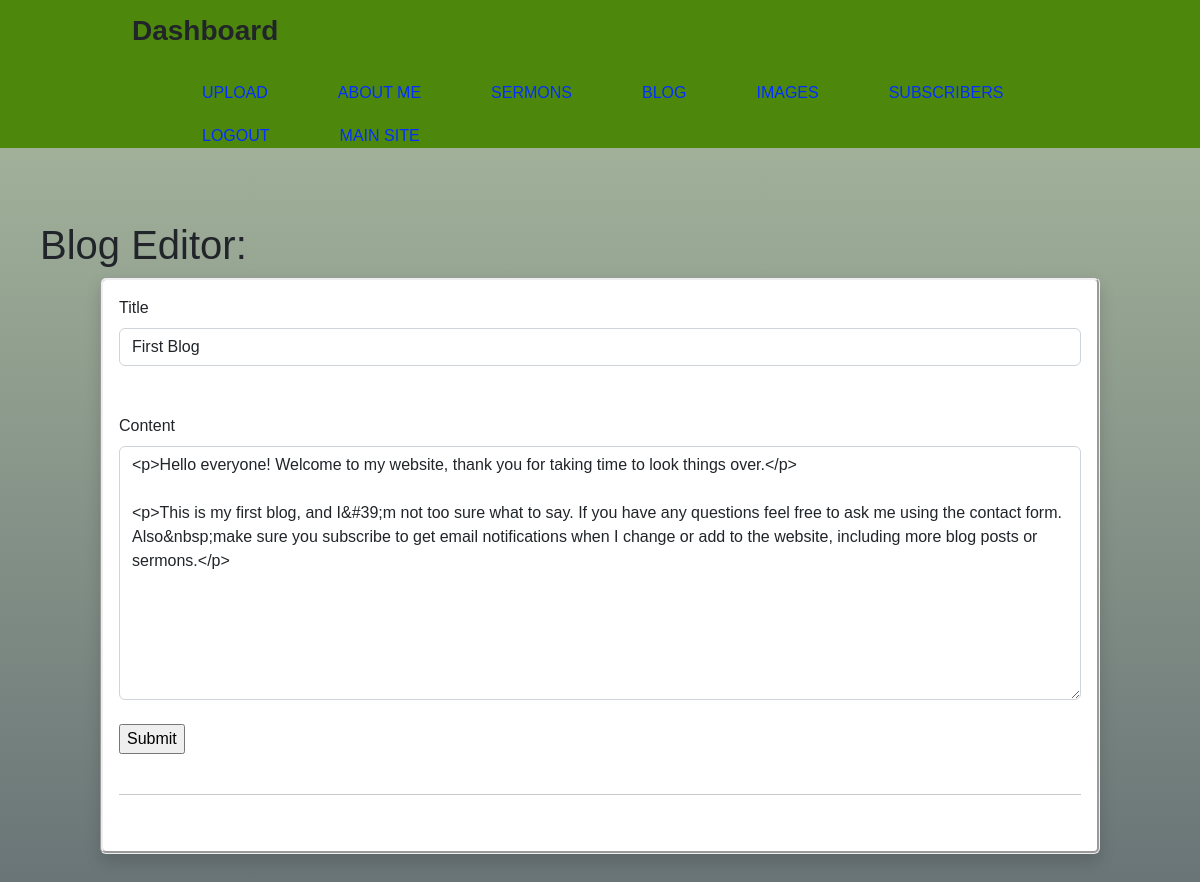
/dash-blog/edit/1 (signed in), run on the app's committed database.
### website/models.py (models this page shows)
class Blog(db.Model):
    id = db.Column(db.Integer, primary_key=True)
    title = db.Column(db.String(500), nullable=False)
    content = db.Column(db.Text, nullable=False)
    date_created = db.Column(db.DateTime, default=datetime.utcnow)

### website/auth.py (the view, shortened to what this page needs)
@auth.route('/dash-blog/edit/<int:id>', methods=['GET', 'POST'])
@login_required
def dash_edit_blog(id):
    title = "Dash Blog Editor"
    blog = Blog.query.get_or_404(id)
    edit_form = BlogForm()
    edit_form.title.data = blog.title
    edit_form.content.data = blog.content
    return render_template('dash_edit_blog.html', title=title, edit_form=edit_form)

### website/auth.py
class BlogForm(FlaskForm):
    title = StringField("Title", validators=[DataRequired()])
    content = CKEditorField("Content", validators=[DataRequired()])
    submit = SubmitField("Submit")

### website/templates/dash_edit_blog.html (shortened to what this page needs)
{% extends 'dash_base.html' %} {% block title %} {{title}} {% endblock %} {% block content %}
<h1>Blog Editor:</h1>
<div id="blog" class="shadow p-3 mb-5 bg-body rounded">
    <form method="POST">
        {{ edit_form.title.label(class="form-label") }}
        <br>
        {{ edit_form.title(class="form-control") }}
        <br><br>
        {{ edit_form.content.label(class="form-label") }}
        <br>
        {{ edit_form.content(class="form-control", rows="10") }}
        <br>
        {{ edit_form.submit }}
    </form>
    <br>
    <hr>
    <br>
</div>
{% endblock %}

### website/static/css/dash1.css (style rules this page uses)
html { background: linear-gradient(rgb(172, 188, 160), rgb(104, 115, 118)); background-repeat: no-repeat; background-position: center; background-size: cover; background-attachment: fixed; margin: 0px; font-family: 'Arial', 'Times New Roman', sans-serif; font-weight: 300; }
body { background: linear-gradient(rgb(172, 188, 160), rgb(104, 115, 118)); background-repeat: no-repeat; background-position: center; background-size: cover; background-attachment: fixed; margin: 0px; font-family: 'Arial', 'Times New Roman', sans-serif; font-weight: 300; }
h1 { padding-top: 25px; padding-left: 40px; }
#blog { border-style: groove; margin-top: 0px; margin-left: 100px; margin-right: 100px; padding-bottom: 40px; }

### data on the page
Blog: title "First Blog", content "<p>Hello everyone! Welcome to my website, thank you for taking time to look things over.</p> <p>This is my first blog, and I&#39;m not too sure what to say. If you have any questions feel free to ask me using the contact form. Also&nbsp;make sure you subscribe to get email notifications when I change or add to the website, including more blog posts or sermons.</p>"

### other printed values
{{ edit_form.title.label(class="form-label") }} "Title"
{{ edit_form.content.label(class="form-label") }} "Content"
